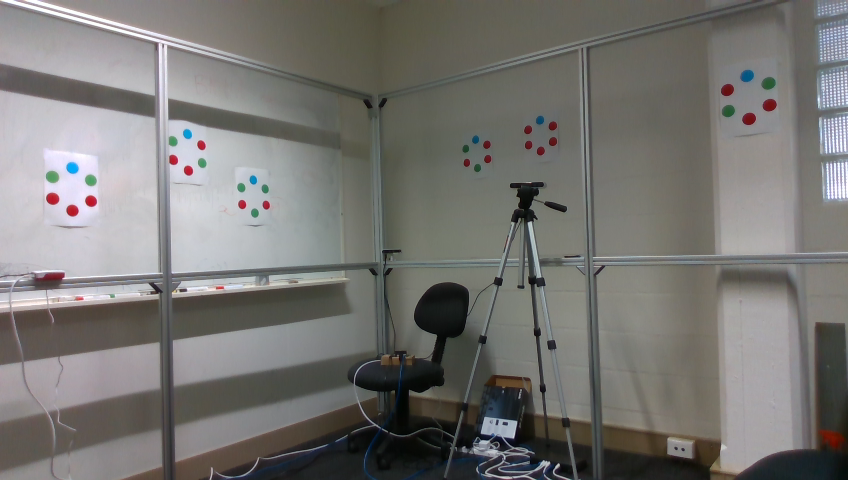
#> input picture cits4402_group_project/data/camera 74/2022_12_15_15_51_19_951_rgb.png, 848 x 480 px
$ python Task_01.py
#> lines starting #> are read from the running program, lines starting #| are printed output that depends on the picture; after the words box and inside, x2 and y2 are one past the last pixel; in counts of white or black regions, pixels touching at a corner belong together
### cits4402_group_project/helpers.py
from skimage.measure import label, regionprops
from scipy.spatial import KDTree
from skimage.measure import EllipseModel
import numpy as np
import cv2
from classes import *

def pixel_col(point,img):
    img_rgb = cv2.cvtColor(img, cv2.COLOR_BGR2RGB)
    x,y = point
    r,g,b = img_rgb[round(x)][round(y)]
    if r>g and r>b:
        return 'R'
    elif r<b and g<b:
        return 'B'
    else:
        return 'G'

def filter_centeroids(total_mask):
    labels = label(total_mask)
    regions = regionprops(labels)

    # filter regions
    regions = [
        item for item in regions
        # filter based on size
        if item.area_filled > 2
        and item.area_filled < 165
        # filter based on circle eccentricity
        and item.eccentricity < 0.9
    ]

    # define all point centeroids
    centeroids = []
    for props in regions:
        centeroids.append(props.centroid)
    return centeroids

def get_targets(centeroids, img):
    targets = []
    for point in centeroids:
        tree = KDTree(centeroids)
        points = []
        distances, indices = tree.query([point], k=6)
        for index in indices[0]:
            points.append(centeroids[index])
        a_points = np.array(points)

        ell = EllipseModel()
        ell.estimate(a_points)

        max_res = max(ell.residuals(a_points))

        if abs(max_res) < 0.2:
            target = Target([])
            for point in points:
                target.points.append(Point(point,pixel_col(point,img)))
                centeroids.remove(point)
            targets.append(target)
    return targets

### cits4402_group_project/classes.py
import heapq
import numpy as np

def sort_y(point):
  y,_ = point.centeroid
  return y

def sort_x(point):
  _,x = point.centeroid
  return x

class Point:
  def __init__(self, centeroid, colour):
    self.centeroid = centeroid
    self.colour = colour

  def __repr__(self):
    return f"{self.colour}"

class Target:
  def __init__(self, points):
    self.points = points
    self.name = ""

  def __repr__(self):
    return self.name

  def order_points(self):
    org = self.points
    ord = [0]*6

    top = heapq.nsmallest(1, org, key = sort_y)
    bottom = heapq.nlargest(1, org, key = sort_y)

    ord[0] = top[0]
    ord[3] = bottom[0]
    org.remove(top[0])
    org.remove(bottom[0])

    rightside = heapq.nlargest(2, org, key = sort_x)
    leftside = heapq.nsmallest(2, org, key = sort_x)

    top_right = heapq.nsmallest(1, rightside, key = sort_y)
    bottom_right = heapq.nlargest(1, rightside, key = sort_y)
    top_left = heapq.nsmallest(1, leftside, key = sort_y)
    bottom_left = heapq.nlargest(1, leftside, key = sort_y)

    ord[1] = top_right[0]
    ord[2] = bottom_right[0]
    ord[4] = bottom_left[0]
    ord[5] = top_left[0]

    self.points = ord
    self._create_name()

  def _create_name(self):
    points = self.points
    name = ""
    for i in range(1,len(points)):
      name = f"{name}{points[i].colour}"
    self.name = name

### cits4402_group_project/Task_01.py
import cv2
import numpy as np
import matplotlib.pyplot as plt
from classes import *
from helpers import *

# read in image and convert to HSI colour space
# img = cv2.imread("data/camera 71/2022_12_15_15_51_19_944_rgb.png")
# img = cv2.imread("data/camera 72/2022_12_15_15_51_19_956_rgb.png")
# img = cv2.imread("data/camera 73/2022_12_15_15_51_19_934_rgb.png")
img = cv2.imread("data/camera 74/2022_12_15_15_51_19_951_rgb.png")
#> img is the input picture: shape (480, 848, 3); mean B, G, R 114.6, 117.5, 118.8

# img = cv2.imread("data/camera 11/2022_12_15_15_51_19_927_rgb_left.png")
# img = cv2.imread("data/camera 11/2022_12_15_15_51_19_927_rgb_right.png")

hsv_original_img = cv2.cvtColor(img, cv2.COLOR_BGR2HSV)
#> hsv_original_img: shape (480, 848, 3); mean H, S, V 61.4, 25.3, 121.6

# define HSI min and max for colour segmentation
g_min = (55,35,60)
g_max = (85,255,255)
r_min = (115,60,60)
r_max = (180,255,255)
b_min = (90,60,60)
b_max = (122,255,255)

# create the mask for each colour
gmask = cv2.inRange(hsv_original_img, g_min, g_max)
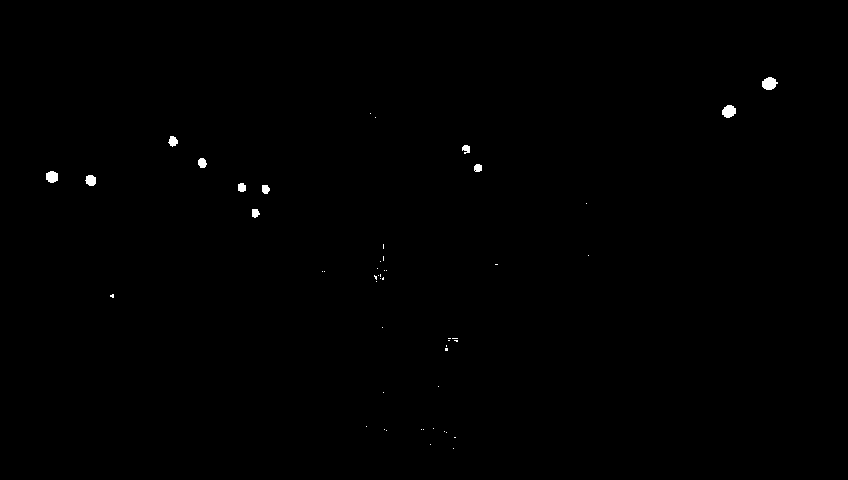
#> gmask: shape (480, 848); 0.25% white; 51 white regions (40 under 20 px), largest, box (x1, y1, x2, y2) and area: (762, 77, 778, 90) 152, (722, 105, 736, 118) 138, (46, 171, 58, 183) 118
rmask = cv2.inRange(hsv_original_img, r_min, r_max)
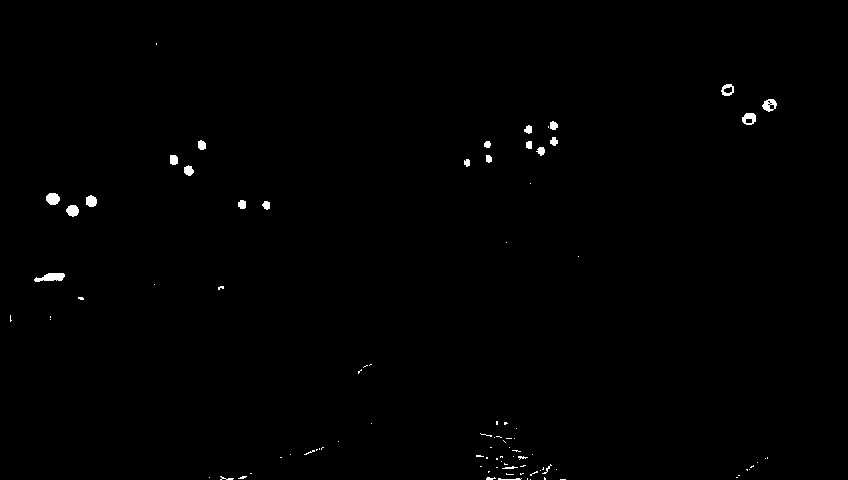
#> rmask: shape (480, 848); 0.49% white; 93 white regions (67 under 20 px), largest, box (x1, y1, x2, y2) and area: (34, 273, 65, 282) 186, (46, 193, 60, 205) 134, (762, 99, 777, 112) 117
bmask = cv2.inRange(hsv_original_img, b_min, b_max)
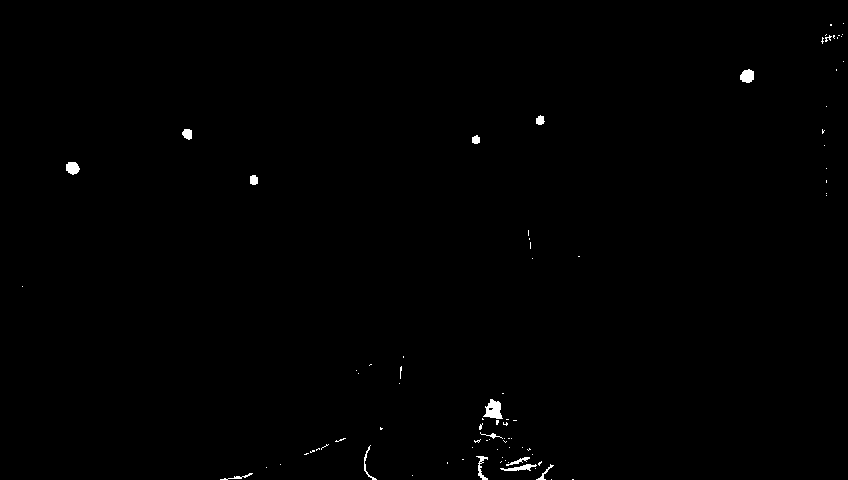
#> bmask: shape (480, 848); 0.4% white; 84 white regions (69 under 20 px), largest, box (x1, y1, x2, y2) and area: (483, 399, 503, 419) 247, (740, 69, 754, 83) 152, (66, 162, 80, 175) 138

# combine masks
total_mask = gmask | rmask | bmask
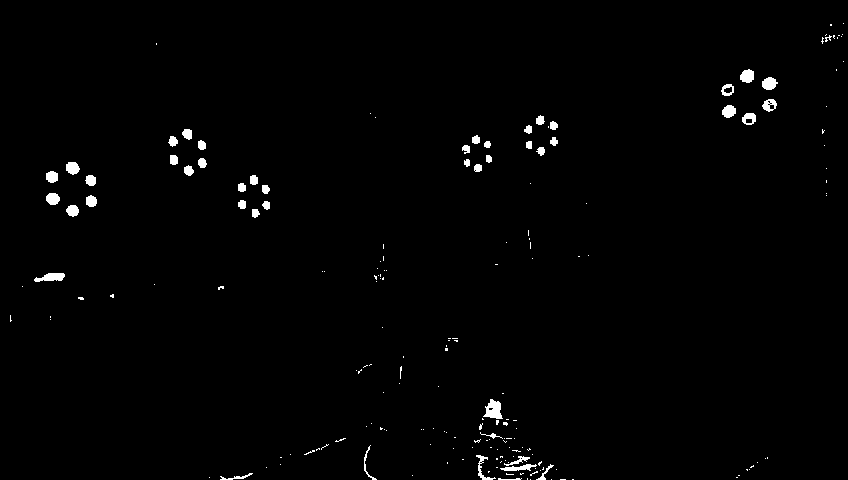
#> total_mask: shape (480, 848); 1.1% white; 194 white regions (147 under 20 px)

# get centeroids of each found and filtered connected component
centeroids = filter_centeroids(total_mask)
#> in filter_centeroids, `regions = regionprops(labels)`: regions = 194 regions; largest, box (x1, y1, x2, y2) and area: (483, 399, 503, 419) 247, (34, 273, 65, 282) 186, (740, 69, 754, 83) 152, (762, 77, 778, 90) 152, (722, 105, 736, 118) 138
#> in filter_centeroids, `regions = [ item for item in regions`: regions = 55 regions; largest, box (x1, y1, x2, y2) and area: (740, 69, 754, 83) 152, (762, 77, 778, 90) 152, (722, 105, 736, 118) 138, (66, 162, 80, 175) 138, (46, 193, 60, 205) 134
#> the loop in filter_centeroids, `for props in regions:` made 55 passes
#> after the loop in filter_centeroids, `for props in regions:`: centeroids = 55 pairs, first value 24.5 to 471.3, second value 51.58 to 833.5

# filter points based on if they make an ellipse with their 5 closest neighbours
targets = get_targets(centeroids,img)
#> the loop in get_targets, `for point in centeroids:` made 19 passes
#> (distances, indices, max_res) on passes 1, 2, 3, 10, 11: ([[0, 12.05, 13.89, 85.04, 98.03, 101]], [[0, 2, 1, 4, 3, 6]], 16.01), ([[0, 6.17, 13.89, 74, 88.69, 89.06]], [[1, 2, 0, 4, 6, 3]], 16.01), ([[0, 6.17, 12.05, 79.85, 94.07, 95.19]], [[2, 1, 0, 4, 6, 3]], 16.01), ([[0, 14.84, 23.05, 42.1, 42.28, 53.01]], [[9, 10, 11, 14, 15, 18]], 2.93), ([[0, 8.21, 14.84, 34.88, 36.73, 41.83]], [[10, 11, 9, 14, 15, 13]], 1.12)
#> after the loop in get_targets, `for point in centeroids:`: centeroids = 19 items, first 6: (24.5, 830.5), (38.09, 827.6), (36.17, 833.5), (131, 822.5), (278.2, 382.6), (287.2, 220.5); target.points = 6 items
#> targets = 6 items

for target in targets:
    target.order_points()
#> this loop made 6 passes

# visualise reduction
color = iter(plt.cm.rainbow(np.linspace(0, 1, len(targets))))
plt.imshow(cv2.cvtColor(img, cv2.COLOR_BGR2RGB), cmap=plt.cm.gray)
for target in targets:
    c = next(color)
    for point in target.points:
        y,x = point.centeroid
        plt.plot(x, y, marker="o", markersize=5, markeredgecolor=c, markerfacecolor=c)
    y,x = target.points[0].centeroid
    plt.text(x, y, target.name)
#> this loop made 6 passes
#> (c, y, x) on passes 1 to 6: ([0.5, 0, 1, 1], 75.72, 746.9), ([0.1, 0.588, 0.951, 1], 119.9, 539.8), ([0.3, 0.951, 0.809, 1], 139.3, 475.5), ([0.7, 0.951, 0.588, 1], 133.6, 187.1), ([1, 0.588, 0.309, 1], 179.6, 253.4), ([1, 1.22e-16, 6.12e-17, 1], 167.6, 72.16)
plt.show()
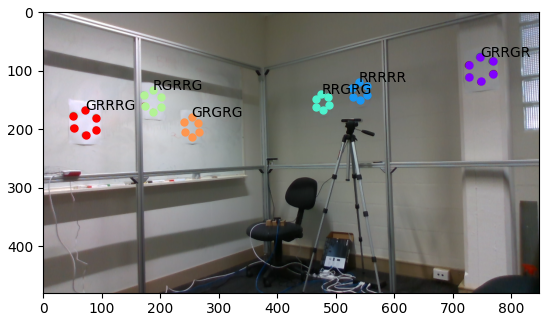
#> figure drawn by matplotlib, 1 panel

$ run again, with cits4402_group_project/data/camera 71/2022_12_15_15_51_19_944_rgb.png copied over cits4402_group_project/data/camera 74/2022_12_15_15_51_19_951_rgb.png
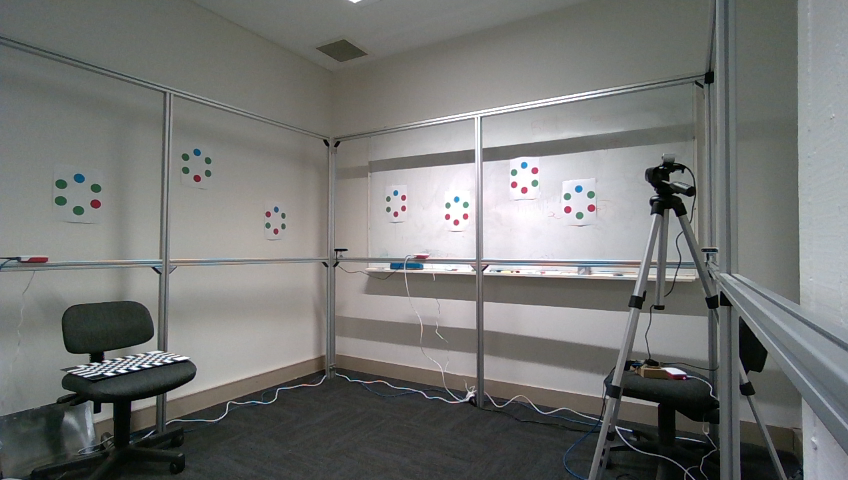
#> input picture cits4402_group_project/data/camera 71/2022_12_15_15_51_19_944_rgb.png, 848 x 480 px
#> img is the input picture: shape (480, 848, 3); mean B, G, R 115.8, 117.9, 116.6
#> hsv_original_img: shape (480, 848, 3); mean H, S, V 63.1, 22, 120.5
#> `gmask = cv2.inRange(hsv_original_img, g_min, g_max)`:
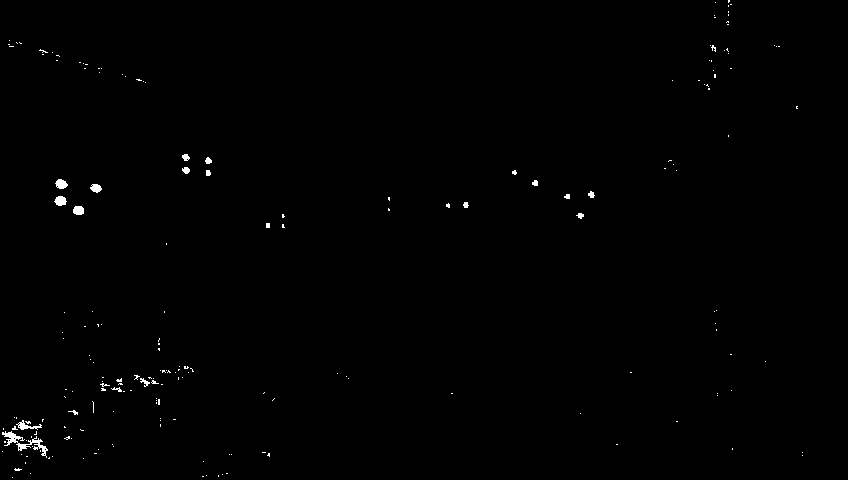
#> gmask: shape (480, 848); 0.43% white; 196 white regions (177 under 20 px), largest, box (x1, y1, x2, y2) and area: (2, 431, 48, 458) 324, (16, 420, 42, 430) 98, (54, 196, 67, 206) 94
#> rmask: shape (480, 848); 0.18% white; 57 white regions (40 under 20 px), largest, box (x1, y1, x2, y2) and area: (28, 257, 48, 263) 97, (92, 200, 101, 208) 63, (588, 204, 596, 212) 46
#> bmask: shape (480, 848); 0.38% white; 190 white regions (175 under 20 px), largest, box (x1, y1, x2, y2) and area: (390, 262, 424, 270) 188, (562, 435, 588, 480) 158, (577, 261, 616, 267) 154
#> total_mask: shape (480, 848); 0.98% white; 414 white regions (364 under 20 px)
#> labels: shape (480, 848) int64; 415 distinct labels, from 0 to 414
#> in filter_centeroids, `regions = regionprops(labels)`: regions = 414 regions; largest, box (x1, y1, x2, y2) and area: (0, 426, 48, 458) 345, (390, 262, 424, 270) 188, (562, 435, 588, 480) 158, (577, 261, 616, 267) 154, (16, 420, 42, 430) 98
#> in filter_centeroids, `regions = [ item for item in regions`: regions = 98 regions; largest, box (x1, y1, x2, y2) and area: (562, 435, 588, 480) 158, (54, 196, 67, 206) 94, (55, 179, 68, 189) 91, (74, 173, 86, 183) 90, (73, 206, 84, 215) 86
#> the loop in filter_centeroids, `for props in regions:` made 98 passes
#> after the loop in filter_centeroids, `for props in regions:`: centeroids = 98 pairs, first value 0.8 to 461, second value 0.667 to 846
#> the loop in get_targets, `for point in centeroids:` made 62 passes
#> (distances, indices, max_res) on passes 1 to 5: ([[0, 20.73, 49.35, 75.98, 86.88, 89.93]], [[0, 1, 2, 3, 4, 5]], 0.584), ([[0, 20.73, 29.76, 55.48, 66.65, 69.57]], [[1, 0, 2, 3, 4, 5]], 0.584), ([[0, 27.75, 29.76, 37.75, 41, 49.35]], [[2, 3, 1, 4, 5, 0]], 0.584), ([[0, 12.1, 14.32, 27.75, 55.48, 75.98]], [[3, 4, 5, 2, 1, 0]], 0.584), ([[0, 3.81, 12.1, 37.75, 66.65, 86.88]], [[4, 5, 3, 2, 1, 0]], 0.584)
#> after the loop in get_targets, `for point in centeroids:`: centeroids = 62 pairs, first value 0.8 to 461, second value 0.667 to 846; target.points = 6 items
#> the loop `for target in targets:` made 6 passes
#> the loop `for target in targets:` made 6 passes
#> c on pass 1: [0.5, 0, 1, 1]
#> `plt.show()`:
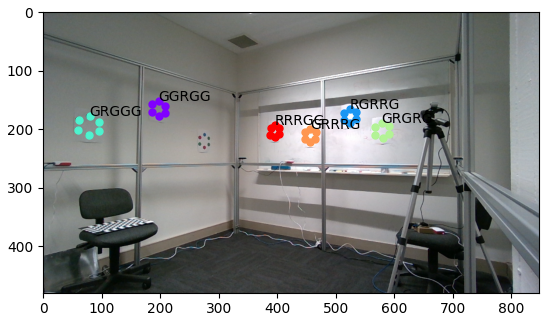
#> figure drawn by matplotlib, 1 panel

$ run again, with cits4402_group_project/data/camera 72/2022_12_15_15_51_19_956_rgb.png copied over cits4402_group_project/data/camera 74/2022_12_15_15_51_19_951_rgb.png
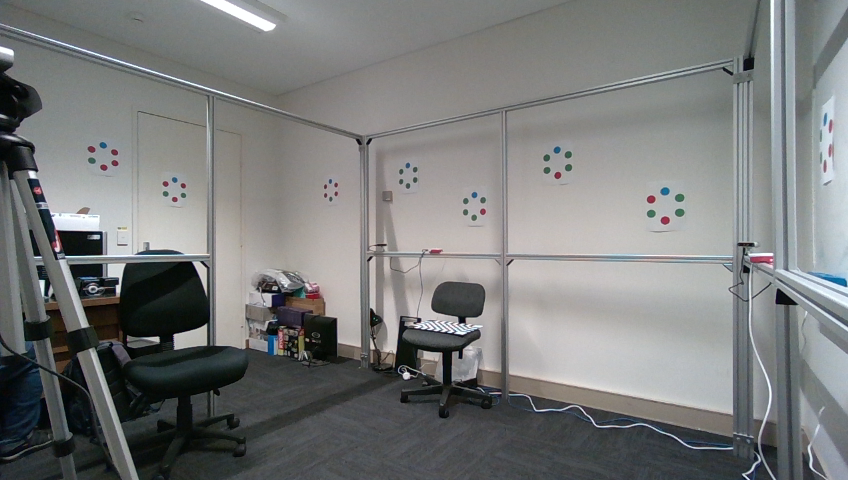
#> input picture cits4402_group_project/data/camera 72/2022_12_15_15_51_19_956_rgb.png, 848 x 480 px
#> img is the input picture: shape (480, 848, 3); mean B, G, R 122.6, 122.9, 121.3
#> hsv_original_img: shape (480, 848, 3); mean H, S, V 66.1, 24, 126.1
#> gmask: shape (480, 848); 0.17% white; 121 white regions (111 under 20 px), largest, box (x1, y1, x2, y2) and area: (676, 194, 684, 202) 53, (676, 209, 684, 216) 53, (647, 210, 656, 218) 51
#> rmask: shape (480, 848); 0.3% white; 137 white regions (119 under 20 px), largest, box (x1, y1, x2, y2) and area: (750, 256, 774, 265) 153, (306, 284, 322, 299) 128, (276, 330, 284, 348) 65
#> bmask: shape (480, 848); 0.83% white; 300 white regions (264 under 20 px), largest, box (x1, y1, x2, y2) and area: (808, 272, 848, 287) 308, (681, 437, 734, 450) 226, (266, 335, 278, 357) 189
#> total_mask: shape (480, 848); 1.3% white; 476 white regions (416 under 20 px)
#> in filter_centeroids, `labels = label(total_mask)`:
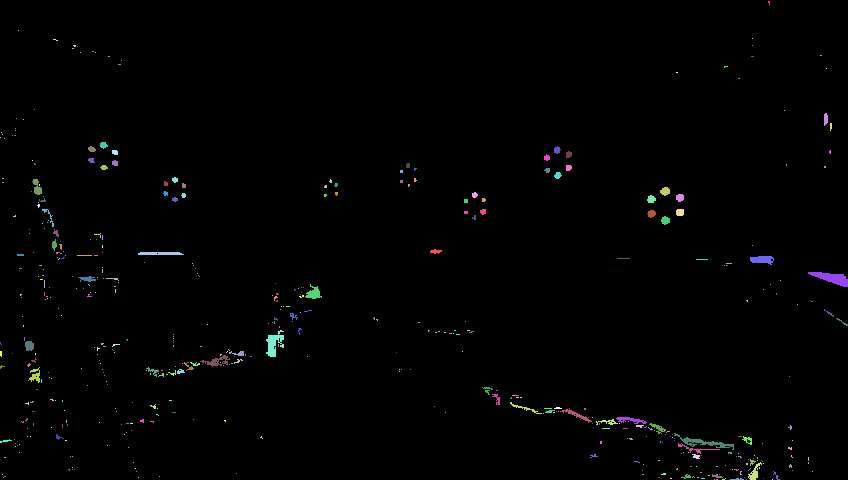
#> labels: shape (480, 848) int64; 477 distinct labels, from 0 to 476; one colour per label, 0 black
#> in filter_centeroids, `regions = regionprops(labels)`: regions = 476 regions; largest, box (x1, y1, x2, y2) and area: (808, 272, 848, 287) 308, (266, 330, 284, 357) 252, (674, 433, 734, 450) 242, (750, 256, 774, 265) 153, (200, 355, 230, 367) 138
#> in filter_centeroids, `regions = [ item for item in regions`: regions = 98 regions; largest, box (x1, y1, x2, y2) and area: (305, 284, 322, 299) 129, (28, 367, 40, 383) 91, (25, 341, 34, 351) 77, (660, 187, 670, 196) 66, (661, 216, 670, 225) 59
#> the loop in filter_centeroids, `for props in regions:` made 98 passes
#> after the loop in filter_centeroids, `for props in regions:`: centeroids = 98 pairs, first value 45.4 to 476.7, second value 1.33 to 829.7
#> the loop in get_targets, `for point in centeroids:` made 56 passes
#> (distances, indices, max_res) on passes 1, 3, 5, 10: ([[0, 103.4, 104.8, 113.9, 115.8, 124]], [[0, 1, 2, 4, 8, 9]], 9.55), ([[0, 15.86, 156.9, 161.8, 169.5, 170.4]], [[2, 8, 28, 36, 22, 51]], 8.04), ([[0, 15.86, 148.2, 151.9, 154.8, 161.5]], [[4, 1, 22, 30, 45, 16]], 8.04), ([[0, 6.59, 35.09, 37.35, 45.75, 65.28]], [[9, 10, 11, 2, 13, 12]], 4.27)
#> after the loop in get_targets, `for point in centeroids:`: centeroids = 56 pairs, first value 45.4 to 469.3, second value 1.33 to 829.7; target.points = 6 items; targets = 7 items
#> the loop `for target in targets:` made 7 passes
#> the loop `for target in targets:` made 7 passes
#> `plt.show()`:
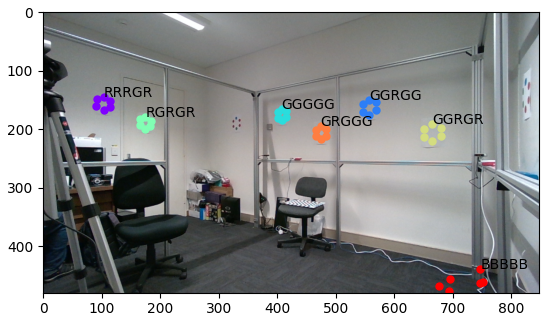
#> figure drawn by matplotlib, 1 panel
